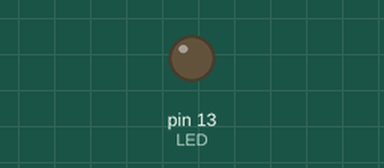
Recording of a sketch running on a simulated Arduino Uno, built with avr-gcc and run on an emulated ATmega328P. Parts: output pins drawn as LEDs (lit = HIGH).

Above: at 0.9 s.
At 6.4 s:
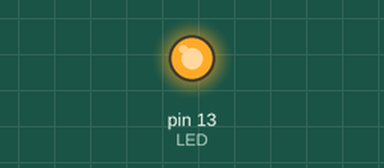
Timing chart, 0 to 8.5 s (numbered marks = the images above):
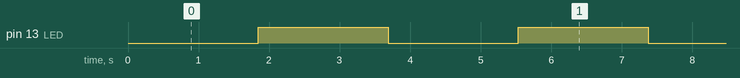

The sketch:

gpio_software_timer.ino
```cpp
#include <avr/io.h>

void setup() {
    // Configure PB5 (Arduino pin 13) as output
    DDRB |= (1 << DDB5);
}

void loop() {
    static unsigned long counter = 0;

    counter++;

    if (counter >= 500000UL) {
        PORTB ^= (1 << PORTB5);  // Toggle LED
        counter = 0;
    }
}
```

Measured:
- by itself, pin 13 (LED): alternates HIGH for 1.8 s and LOW for 1.8 s
